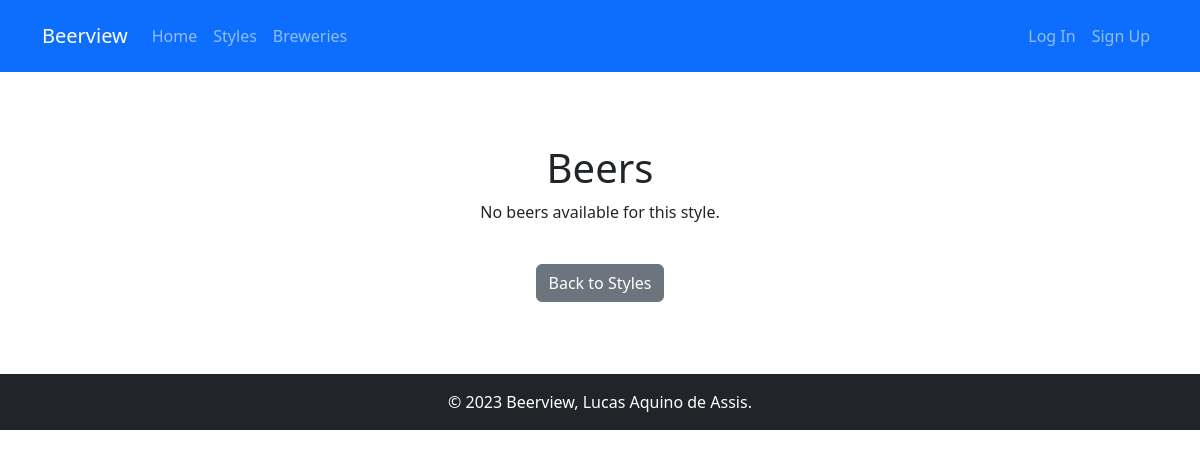
Page /beer_style/36/ on the earlier database version.
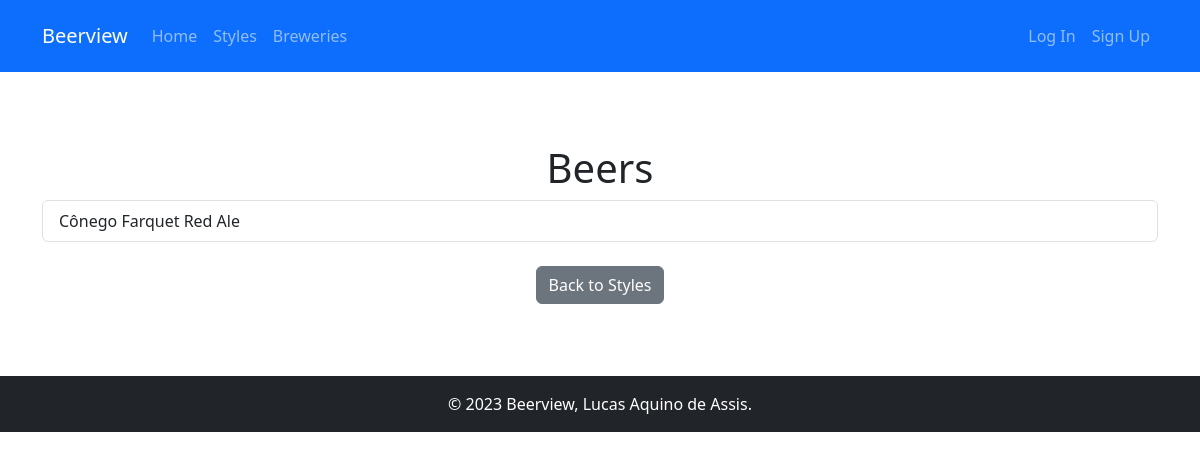
Same page on the later database version.
### beerview/models.py (models this page shows, shortened)
class Beer(models.Model):
    name = models.CharField(max_length=200)
    picture = models.ImageField(upload_to='beers/pictures/')
    brewery = models.ForeignKey(
        Brewery,
        on_delete=models.CASCADE,
        related_name="beers"
    )
    user = models.ForeignKey(
        'auth.User',
        on_delete=models.SET_NULL,
        null=True
    )
    style = models.ForeignKey(
        BeerStyle,
        on_delete=models.SET_NULL,
        null=True,
        related_name="beers"
    )
    abv = models.DecimalField(
        _("ABV"),
        max_digits=3,
        decimal_places=1,
        help_text=_("Alcohol By Volume"),
        validators=[MinValueValidator(Decimal('0.00'))]
    )
    ibu = models.PositiveIntegerField(
        _("IBU"),
        null=True,
        blank=True,
        help_text=_("International Bitterness Units")
    )
    srm = models.PositiveIntegerField(
        _("SRM"),
        null=True,
        blank=True,
        help_text=_("Standard Reference Method - color")
    )
    description = models.TextField(blank=True)

### beerview/views.py (the view)
# urls.py: path('beer_style/<int:beer_style_id>/', views.beer_style_details, name='beer_style_details'),
def beer_style_details(request, beer_style_id):
    beer_style = get_object_or_404(BeerStyle, pk=beer_style_id)
    beers = beer_style.beers.all()
    return render(request, 'beerview/beer_style_details.html', {'beer_style': beer_style, 'beers': beers})

### beerview/templates/beerview/beer_style_details.html
{% extends 'base_generic.html' %}
{% load django_bootstrap5 %}
{% block content %}
<div class="py-5">
    <h1 class="text-center">{{ style.name }} Beers</h1>
    <div class="list-group mb-4">
        {% for beer in beers %}
            <a href="{% url 'beer_details' beer.id %}" class="list-group-item list-group-item-action">{{ beer.name }}</a>
        {% empty %}
            <p class="text-center">No beers available for this style.</p>
        {% endfor %}
    </div>
    <div class="mt-3 text-center">
        <a href="{% url 'beer_styles' %}" class="btn btn-secondary">Back to Styles</a>
    </div>
</div>
{% endblock %}

Differences in the rows shown:
added Beer: name "Cônego Farquet Red Ale"
Other differences:
text no longer shown: "No beers available for this style."
